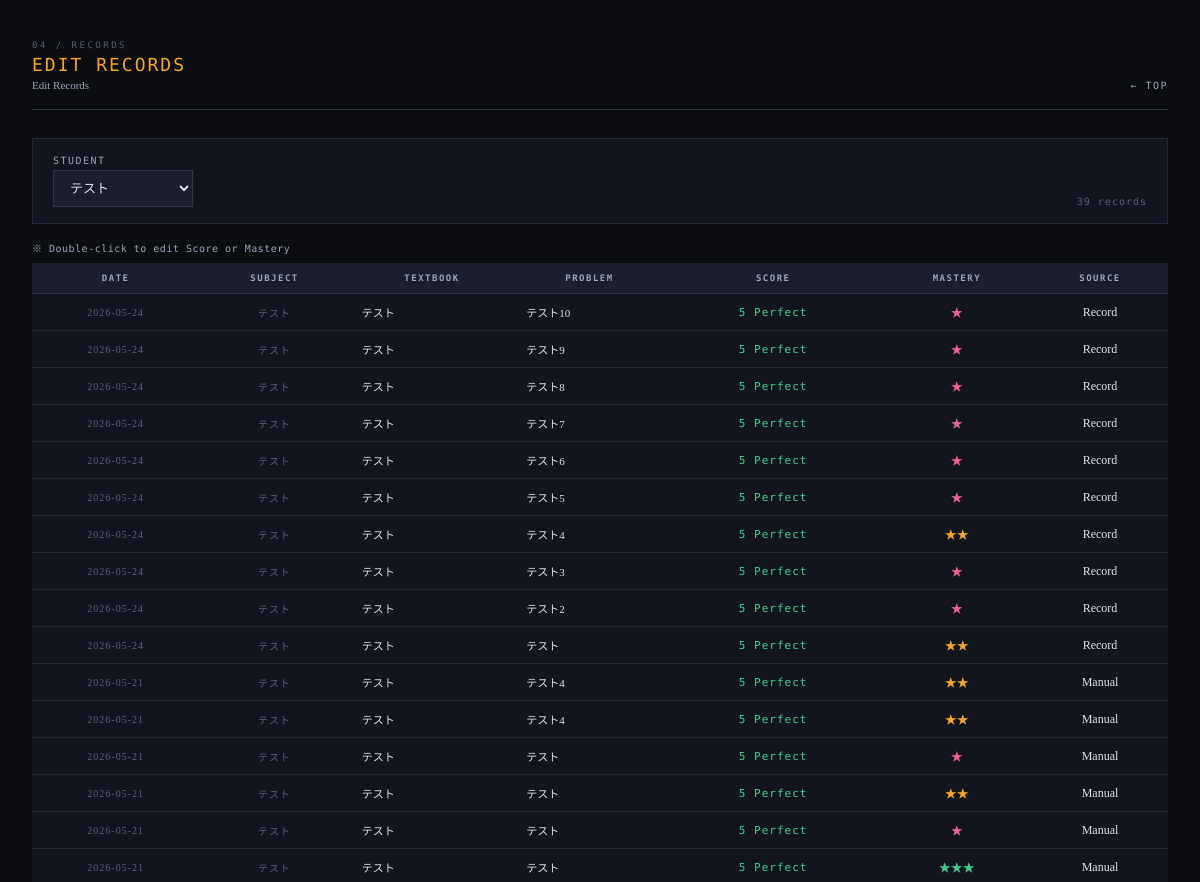
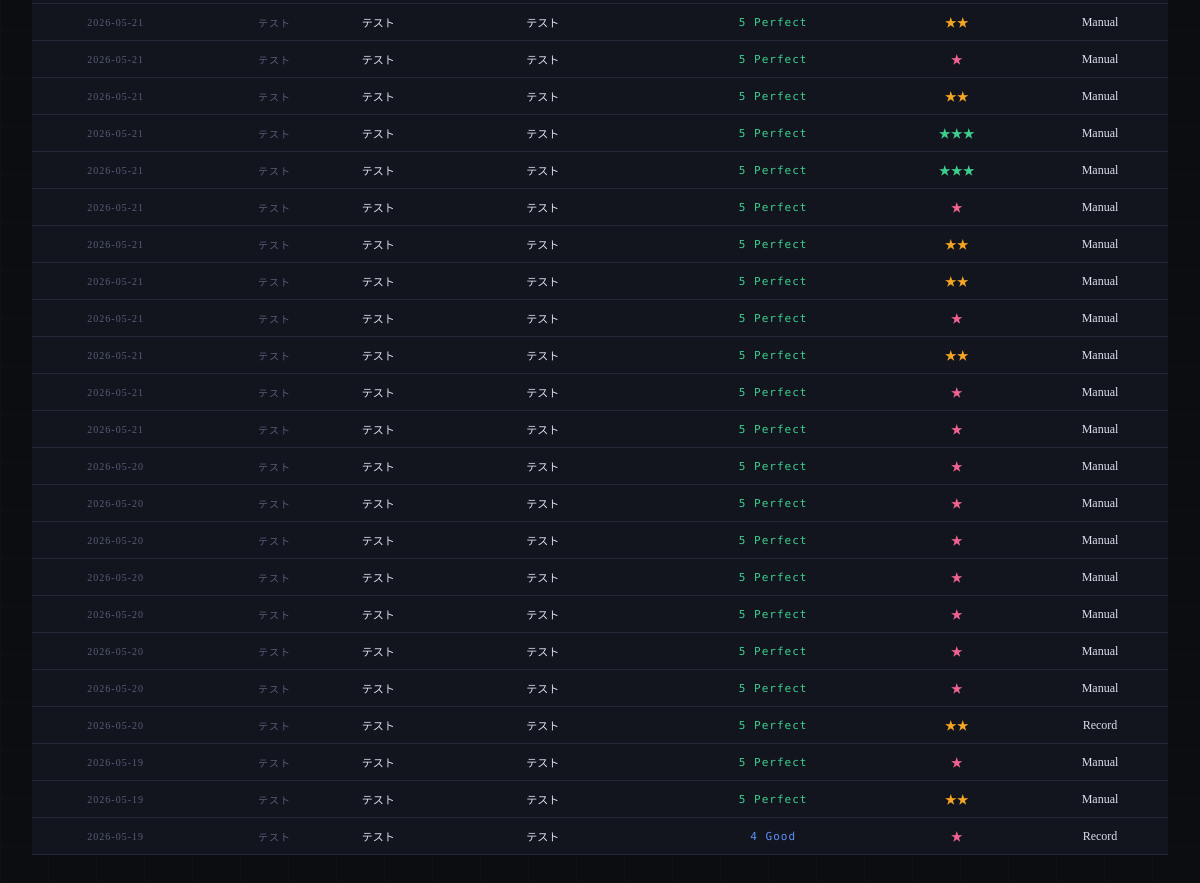
/record/list, run on the app's committed database (2 pictures, top to bottom).
### tables this page shows
CREATE TABLE history (
            history_id INTEGER PRIMARY KEY AUTOINCREMENT,
            student_id TEXT NOT NULL,
            problem_id INTEGER NOT NULL,
            date TEXT NOT NULL,
            correct INTEGER NOT NULL,
            mastery INTEGER NOT NULL,
            category TEXT NOT NULL, score INTEGER DEFAULT 5,
            FOREIGN KEY (student_id) REFERENCES students(student_id),
            FOREIGN KEY (problem_id) REFERENCES problems(problem_id)
        );

CREATE TABLE problems (
            problem_id INTEGER PRIMARY KEY AUTOINCREMENT,
            subject TEXT NOT NULL,
            textbook TEXT NOT NULL,
            problem_number TEXT NOT NULL,
            importance TEXT NOT NULL,
            type TEXT NOT NULL
        , instruction TEXT, difficulty INTEGER DEFAULT 3, review_value INTEGER DEFAULT 3, estimated_minutes INTEGER DEFAULT 15, textbook_id INTEGER, section_id INTEGER, order_in_textbook INTEGER, total_minutes INTEGER DEFAULT NULL);

### app.py (the view)
@app.route("/record/list")
def record_list():
    conn = get_connection()
    c = conn.cursor()
    c.execute("SELECT * FROM students ORDER BY student_id")
    students = c.fetchall()
    student_id = request.args.get("student_id",
                  students[0]["student_id"] if students else None)
    records = []
    if student_id:
        c.execute("""
            SELECT h.history_id, h.date, h.correct, h.mastery, h.category,
               h.score,
                   p.subject, p.textbook, p.problem_number
            FROM history h
            JOIN problems p ON h.problem_id = p.problem_id
            WHERE h.student_id = ?
            ORDER BY h.date DESC, h.history_id DESC
            LIMIT 100
        """, (student_id,))
        records = c.fetchall()
    conn.close()
    return render_template("record_list.html", students=students,
                           records=records, selected_student=student_id)

### app.py (called while the page is built)
@app.template_filter("cat_en")
def cat_en_filter(v):
    return CAT_EN.get(v, v)

### database.py (called while the page is built)
def get_connection():
    conn = sqlite3.connect(DB_PATH)
    conn.row_factory = sqlite3.Row
    return conn

### templates/record_list.html (shortened to what this page needs)
<!DOCTYPE html>
<html lang="ja">
<head>
</head>
<body>
<div class="container">
  <div class="page-header fade-in">
    <div>
      <div class="page-label">04 / Records</div>
      <div class="page-title" style="color:#f5a623;">Edit Records</div>
      <div class="page-title-ja">Edit Records</div>
    </div>
    <a class="page-header-back" href="/">TOP</a>
  </div>
  <div class="filter-bar fade-in">
    <form method="GET" style="display:contents;">
      <div>
        <label>Student</label>
        <select name="student_id" onchange="this.form.submit()" style="min-width:140px;">
          {%- for s in students %}
          <option value="{{ s.student_id }}"
            {%- if s.student_id == selected_student %} selected{%- endif %}>
            {{ s.name }}
          </option>
          {%- endfor %}
        </select>
      </div>
    </form>
    <span class="meta-text" style="margin-left:auto;">{{ records|length }} records</span>
  </div>
  <div style="font-family:'DM Mono',monospace;font-size:10px;color:var(--text-muted);
    margin-bottom:8px;letter-spacing:0.5px;">
    ※ Double-click to edit Score or Mastery
  </div>
  <div class="fade-in" style="overflow-x:auto;">
  <table class="data-table">
    <thead>
      <tr>
        <th>Date</th><th>Subject</th><th>Textbook</th><th>Problem</th>
        <th>Score</th><th>Mastery</th><th>Source</th>
      </tr>
    </thead>
    <tbody>
    {%- for r in records %}
    <tr id="hrow-{{ r.history_id }}">
      <td class="meta-text" style="white-space:nowrap;">{{ r.date }}</td>
      <td class="meta-text">{{ r.subject }}</td>
      <td class="left" style="font-size:11px;max-width:160px;overflow:hidden;text-overflow:ellipsis;white-space:nowrap;">
        {{ r.textbook }}
      </td>
      <td class="left" style="font-size:11px;max-width:180px;overflow:hidden;text-overflow:ellipsis;white-space:nowrap;">
        {{ r.problem_number }}
      </td>
      {%- set sc = r.score if r.score else (5 if r.correct == 1 else 1) %}
      <td class="score-cell" data-id="{{ r.history_id }}" data-score="{{ sc }}">
        <span class="editable score-{{ sc }}"
          ondblclick="startScoreEdit(this, {{ r.history_id }}, {{ sc }})"
          style="cursor:pointer;">
          {%- if sc == 5 %}<span style="color:var(--green);font-family:'DM Mono',monospace;font-size:11px;letter-spacing:1px;">5 Perfect</span>
          {%- elif sc == 4 %}<span style="color:var(--blue);font-family:'DM Mono',monospace;font-size:11px;letter-spacing:1px;">4 Good</span>
          {%- elif sc == 3 %}<span style="color:var(--amber);font-family:'DM Mono',monospace;font-size:11px;letter-spacing:1px;">3 Recall</span>
          {%- elif sc == 2 %}<span style="color:var(--rose);font-family:'DM Mono',monospace;font-size:11px;letter-spacing:1px;">2 Retry</span>
          {%- else %}<span style="color:var(--red);font-family:'DM Mono',monospace;font-size:11px;letter-spacing:1px;">1 Failed</span>
          {%- endif %}
        </span>
      </td>
      <td class="mastery-cell" data-id="{{ r.history_id }}" data-mastery="{{ r.mastery }}">
        {%- set m = r.mastery %}
        <span class="editable mastery-{{ m }}"
          ondblclick="startMasteryEdit(this, {{ r.history_id }}, {{ m }})">
          {{ '★' * m }}
        </span>
      </td>
      <td>
        {{ r.category | cat_en }}
      </td>
    </tr>
    {%- endfor %}
    </tbody>
  </table>
  </div>
</div>
</body>
</html>

### templates/record_list.html (style rules this page uses)
:root { --bg: #0c0d11; --surface: #13151e; --surface2: #1b1e2b; --surface3: #222536; --border: #252838; --border-light: #2f3347; --text: #dde1ec; --text-muted: #9aa3b8; --text-dim: #555d7a; --blue: #5b8ff9; --green: #3ecf8e; --amber: #f5a623; --rose: #f06292; --red: #ef4444; --blue-bg: rgba(91,143,249,0.10); --green-bg: rgba(62,207,142,0.10); --amber-bg: rgba(245,166,35,0.10); --rose-bg: rgba(240,98,146,0.10); }
*, *::before, *::after { margin:0; padding:0; box-sizing:border-box; }
body { font-family: 'Noto Serif JP', serif; background: var(--bg); color: var(--text); min-height: 100vh; padding: 40px 32px 80px; -webkit-font-smoothing: antialiased; }
body::after { content: ''; position: fixed; inset: 0; background-image: linear-gradient(var(--border) 1px, transparent 1px), linear-gradient(90deg, var(--border) 1px, transparent 1px); background-size: 48px 48px; opacity: 0.15; pointer-events: none; z-index: 0; }
.container { max-width:1200px; margin:0 auto; position:relative; z-index:1; }
.page-header { display:flex; align-items:flex-end; justify-content:space-between; margin-bottom:28px; padding-bottom:18px; border-bottom:1px solid var(--border-light); }
.page-label { font-family:'DM Mono',monospace; font-size:9px; letter-spacing:2.5px; text-transform:uppercase; color:var(--text-dim); margin-bottom:4px; }
.page-title { font-family:'DM Mono',monospace; font-weight:500; font-size:18px; letter-spacing:2px; text-transform:uppercase; }
.page-title-ja { font-family:'Noto Serif JP',serif; font-weight:300; font-size:11px; color:var(--text-muted); margin-top:4px; }
.page-header-back { font-family:'DM Mono',monospace; font-size:10px; color:var(--text-muted); letter-spacing:1.5px; text-decoration:none; transition:color 0.15s; }
.page-header-back::before { content:'← '; }
label { display:block; font-family:'DM Mono',monospace; font-size:10px; letter-spacing:1.5px; text-transform:uppercase; color:var(--text-muted); margin-bottom:6px; margin-top:16px; }
label:first-child { margin-top:0; }
input[type="text"], input[type="date"], input[type="number"], select, textarea { width:100%; padding:9px 12px; background:var(--surface2); border:1px solid var(--border-light); color:var(--text); font-family:'Noto Serif JP',serif; font-size:13px; outline:none; transition:border-color 0.15s; }
select option { background:var(--surface2); }
.data-table { width:100%; border-collapse:collapse; background:var(--surface); font-size:12px; }
.data-table th { background:var(--surface2); color:var(--text-muted); font-family:'DM Mono',monospace; font-size:9px; letter-spacing:1.5px; text-transform:uppercase; padding:10px 12px; text-align:center; border-bottom:1px solid var(--border-light); white-space:nowrap; }
.data-table td { padding:9px 12px; border-bottom:1px solid var(--border); text-align:center; vertical-align:middle; font-family:'Noto Serif JP',serif; }
.data-table td.left { text-align:left; }
.filter-bar { background:var(--surface); border:1px solid var(--border); padding:16px 20px; margin-bottom:16px; display:flex; gap:16px; align-items:flex-end; flex-wrap:wrap; }
.filter-bar label { margin:0 0 4px 0; }
.filter-bar select, .filter-bar input { width:auto; }
.meta-text { font-family:'DM Mono',monospace; font-size:10px; color:var(--text-dim); letter-spacing:1px; }
.mastery-1 { color:var(--rose); }
.mastery-2 { color:var(--amber); }
.mastery-3 { color:var(--green); }
.fade-in { animation:fadeIn 0.3s ease both; }
.editable { cursor:pointer; padding:2px 6px; border-radius:2px; transition:background 0.12s; }

### data on the page
history: date "2026-05-24", subject "テスト", textbook "テスト", problem_number "テスト10", shows "5 Perfect", value "★", category|cat_en "Record"
history: date "2026-05-24", subject "テスト", textbook "テスト", problem_number "テスト9", shows "5 Perfect", value "★", category|cat_en "Record"
history: date "2026-05-24", subject "テスト", textbook "テスト", problem_number "テスト8", shows "5 Perfect", value "★", category|cat_en "Record"
history: date "2026-05-24", subject "テスト", textbook "テスト", problem_number "テスト7", shows "5 Perfect", value "★", category|cat_en "Record"
history: date "2026-05-24", subject "テスト", textbook "テスト", problem_number "テスト6", shows "5 Perfect", value "★", category|cat_en "Record"
history: date "2026-05-24", subject "テスト", textbook "テスト", problem_number "テスト5", shows "5 Perfect", value "★", category|cat_en "Record"
history: date "2026-05-24", subject "テスト", textbook "テスト", problem_number "テスト4", shows "5 Perfect", value "★★", category|cat_en "Record"
history: date "2026-05-24", subject "テスト", textbook "テスト", problem_number "テスト3", shows "5 Perfect", value "★", category|cat_en "Record"
history: date "2026-05-24", subject "テスト", textbook "テスト", problem_number "テスト2", shows "5 Perfect", value "★", category|cat_en "Record"
history: date "2026-05-24", subject "テスト", textbook "テスト", problem_number "テスト", shows "5 Perfect", value "★★", category|cat_en "Record"
history: date "2026-05-21", subject "テスト", textbook "テスト", problem_number "テスト4", shows "5 Perfect", value "★★", category|cat_en "Manual"
history: date "2026-05-21", subject "テスト", textbook "テスト", problem_number "テスト4", shows "5 Perfect", value "★★", category|cat_en "Manual"
history: date "2026-05-21", subject "テスト", textbook "テスト", problem_number "テスト", shows "5 Perfect", value "★", category|cat_en "Manual"
history: date "2026-05-21", subject "テスト", textbook "テスト", problem_number "テスト", shows "5 Perfect", value "★★", category|cat_en "Manual"
history: date "2026-05-21", subject "テスト", textbook "テスト", problem_number "テスト", shows "5 Perfect", value "★", category|cat_en "Manual"
history: date "2026-05-21", subject "テスト", textbook "テスト", problem_number "テスト", shows "5 Perfect", value "★★★", category|cat_en "Manual"
history: date "2026-05-21", subject "テスト", textbook "テスト", problem_number "テスト", shows "5 Perfect", value "★★", category|cat_en "Manual"
history: date "2026-05-21", subject "テスト", textbook "テスト", problem_number "テスト", shows "5 Perfect", value "★", category|cat_en "Manual"
history: date "2026-05-21", subject "テスト", textbook "テスト", problem_number "テスト", shows "5 Perfect", value "★★", category|cat_en "Manual"
history: date "2026-05-21", subject "テスト", textbook "テスト", problem_number "テスト", shows "5 Perfect", value "★★★", category|cat_en "Manual"
history: date "2026-05-21", subject "テスト", textbook "テスト", problem_number "テスト", shows "5 Perfect", value "★★★", category|cat_en "Manual"
history: date "2026-05-21", subject "テスト", textbook "テスト", problem_number "テスト", shows "5 Perfect", value "★", category|cat_en "Manual"
history: date "2026-05-21", subject "テスト", textbook "テスト", problem_number "テスト", shows "5 Perfect", value "★★", category|cat_en "Manual"
history: date "2026-05-21", subject "テスト", textbook "テスト", problem_number "テスト", shows "5 Perfect", value "★★", category|cat_en "Manual"
history: date "2026-05-21", subject "テスト", textbook "テスト", problem_number "テスト", shows "5 Perfect", value "★", category|cat_en "Manual"
history: date "2026-05-21", subject "テスト", textbook "テスト", problem_number "テスト", shows "5 Perfect", value "★★", category|cat_en "Manual"
history: date "2026-05-21", subject "テスト", textbook "テスト", problem_number "テスト", shows "5 Perfect", value "★", category|cat_en "Manual"
history: date "2026-05-21", subject "テスト", textbook "テスト", problem_number "テスト", shows "5 Perfect", value "★", category|cat_en "Manual"
history: date "2026-05-20", subject "テスト", textbook "テスト", problem_number "テスト", shows "5 Perfect", value "★", category|cat_en "Manual"
history: date "2026-05-20", subject "テスト", textbook "テスト", problem_number "テスト", shows "5 Perfect", value "★", category|cat_en "Manual"
history: date "2026-05-20", subject "テスト", textbook "テスト", problem_number "テスト", shows "5 Perfect", value "★", category|cat_en "Manual"
history: date "2026-05-20", subject "テスト", textbook "テスト", problem_number "テスト", shows "5 Perfect", value "★", category|cat_en "Manual"
history: date "2026-05-20", subject "テスト", textbook "テスト", problem_number "テスト", shows "5 Perfect", value "★", category|cat_en "Manual"
history: date "2026-05-20", subject "テスト", textbook "テスト", problem_number "テスト", shows "5 Perfect", value "★", category|cat_en "Manual"
history: date "2026-05-20", subject "テスト", textbook "テスト", problem_number "テスト", shows "5 Perfect", value "★", category|cat_en "Manual"
history: date "2026-05-20", subject "テスト", textbook "テスト", problem_number "テスト", shows "5 Perfect", value "★★", category|cat_en "Record"
history: date "2026-05-19", subject "テスト", textbook "テスト", problem_number "テスト", shows "5 Perfect", value "★", category|cat_en "Manual"
history: date "2026-05-19", subject "テスト", textbook "テスト", problem_number "テスト", shows "5 Perfect", value "★★", category|cat_en "Manual"
history: date "2026-05-19", subject "テスト", textbook "テスト", problem_number "テスト", shows "4 Good", value "★", category|cat_en "Record"

### other printed values
{{ records|length }} "39"
form field student_id "テスト"
